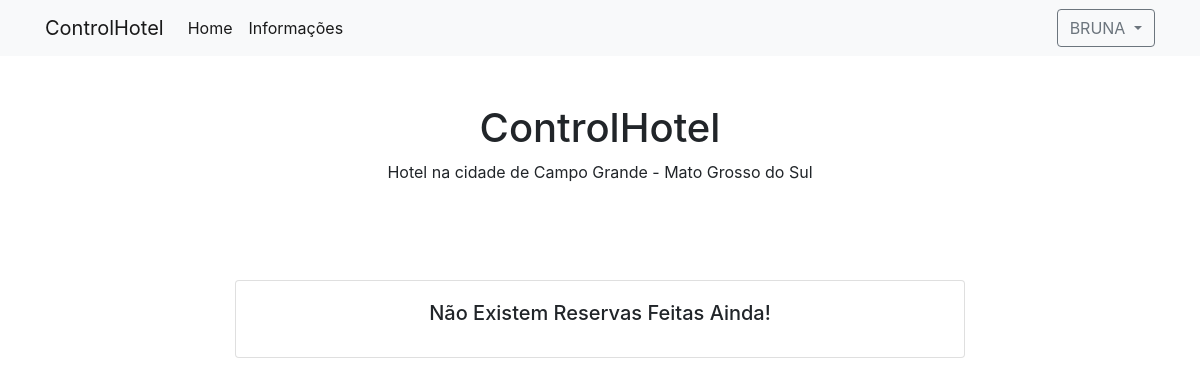
Page /?funcao=telaListaReservas (signed in) on the earlier database version.
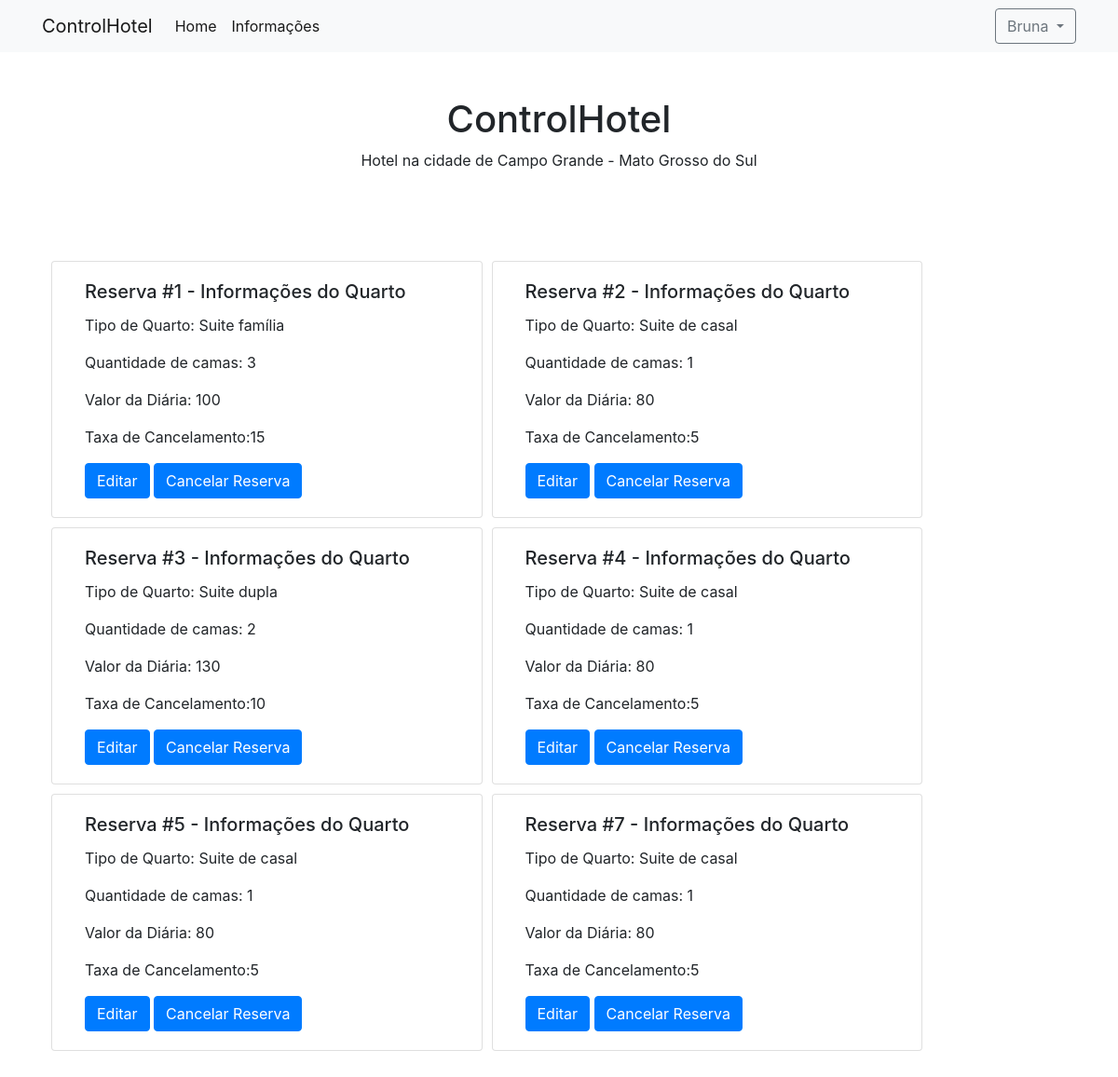
Same page on the later database version.
### tables this page shows
CREATE TABLE Cliente(
  idCliente INTEGER PRIMARY KEY AUTOINCREMENT NOT NULL UNIQUE,
  nome varchar(60) NOT NULL,
  genero varchar(20),
  telefone char(14)NOT NULL,
  dataNasc date NOT NULL,
  pais varchar(20) NOT NULL,
  estado varchar(30) NOT NULL,
  cidade varchar(30) NOT NULL,
  endereco varchar (40),
  email varchar(40) NOT NULL,
  senha varchar(8) NOT NULL
);

CREATE TABLE Reserva(
  idReserva INTEGER PRIMARY KEY AUTOINCREMENT NOT NULL UNIQUE,
  dataEntrada date NOT NULL,
  dataSaida date NOT NULL,
  codCliente int,
  codQuarto int,
FOREIGN KEY(codQuarto) REFERENCES Quarto (idQuarto) on delete restrict on update cascade,
  FOREIGN KEY(codCliente) REFERENCES Cliente (idCliente) on delete restrict on update cascade 
);

CREATE TABLE Quarto(
  idQuarto INTEGER PRIMARY KEY AUTOINCREMENT NOT NULL UNIQUE,
  tipoQuarto varchar(20) NOT NULL,
  valorDiaria double NOT NULL,
  qtdOcupacao int NOT NULL,
  taxaCancelamento double
);

### index.php (called while the page is built, shortened)
<?php
    require_once 'controller/Controle.php';
    $controller = new Controle();
    $controller->init();
?>

### model/AbstractFactory.php (called while the page is built, shortened)
<?php
abstract class AbstractFactory{
    public function __construct() {
        try {
            $this->db = new PDO("sqlite:model/bd/controlhotel.sqlite");
        } catch (PDOException $exception) {
            echo $exception->getMessage();
        } catch (Exception $exception) {
            echo $exception->getMessage();
        }
    }
    protected function queryRowsToListOfObjects(PDOStatement $result, $nameObject): array {
        $list = array();
        $r = $result->fetchAll(PDO::FETCH_NUM);
        foreach ($r as $row) {
            $ref = new ReflectionClass($nameObject);
            $list[] = $ref->newInstanceArgs($row);
        }
        return $list;
    }
}
?>

### model/HotelFactory.php (called while the page is built, shortened)
<?php
    require_once("Reserva.php");
    require_once("Quarto.php");
    require_once("Cliente.php");
    require_once("AbstractFactory.php");
class HotelFactory extends AbstractFactory{
    public function listarReservas($codigoCliente): array{
        $codCliente =$codigoCliente;
		$sql = "SELECT * FROM Reserva WHERE codCliente='".$codCliente."'";
		try {
			$resultRows = $this->db->query($sql);
			$resultObject = $this->queryRowsToListOfObjects($resultRows, "Reserva");
			return $resultObject;
		} catch (Exception $exc) {
			echo $exc->getMessage();
			$resultObject = array();
		}
    }
    public function getCliente($param): Cliente {
        $sql = "SELECT * FROM Cliente WHERE idCliente='" . $param . "'";
		try {
			$resultRows = $this->db->query($sql);
			$resultObject = $this->queryRowsToListOfObjects($resultRows, "Cliente");
		} catch (Exception $exc) {
			echo $exc->getMessage();
			$resultObject = null;
		}
		return $resultObject[0];
    }
    public function buscarQuartoPorId(int $idQuarto): array{
        $sql = "SELECT * FROM Quarto WHERE idQuarto ='". $idQuarto. "'";
        try{
            $resultRows = $this->db->query($sql);
            $resultObject = $this->queryRowsToListOfObjects($resultRows,"Quarto");
            return $resultObject;
        }catch(Exception $exc){
            echo $exc->getMessage();
            $resultObject = array();
        }
    }
}
?>

### model/Cliente.php (called while the page is built, shortened)
<?php
class Cliente{
    private $idCliente;
    private $nome;
    public function __construct(string $idCliente="",string $nome, string $genero, string $telefone, string $dataNasc,string $pais, string $estado, string $cidade, string $endereco, string $email, string $senha){
        $this->idCliente = $idCliente;
        $this->nome = $nome;
    }
    public function getIdCliente():string{
        return $this->idCliente;
    }
    public function getNome():string{
        return $this->nome;
    }
}
?>

### model/Reserva.php (called while the page is built, shortened)
<?php
require_once("Quarto.php");
class Reserva{
    private $idReserva;
    private $objQuarto;
    public function __construct(string $idReserva="",string $dataEntrada,
    string $dataSaida, int $codCliente, int $codQuarto){
        $this->idReserva = $idReserva;
    }
    public function getIdReserva():string{
        return $this->idReserva;
    }
    public function setObjQuarto(Quarto $quarto){
        $this->objQuarto = $quarto;
    }
    public function getObjQuarto():Quarto{
        return $this->objQuarto;
    }
}
?>

### model/Quarto.php (called while the page is built, shortened)
<?php
class Quarto{
    private $idQuarto;
    private $valorDiaria;
    private $taxaCancelamento;
    private $qtdOcupacao;
    private $tipoQuarto;
    public function __construct(string $idQuarto="",  string $tipoQuarto,
    float $valorDiaria,int $qtdOcupacao, float $taxaCancelamento){
        $this->idQuarto = $idQuarto;
        $this->tipoQuarto = $tipoQuarto;
        $this->valorDiaria = $valorDiaria;
        $this->qtdOcupacao = $qtdOcupacao;
        $this->taxaCancelamento = $taxaCancelamento;
    }
    public function getIdQuarto():string{
        return $this->idQuarto;
    }
    public function getValorDiaria():float{
        return $this->valorDiaria;
    }
    public function getTaxaCancelamento():float{
        return $this->taxaCancelamento;
    }
    public function getQtdOcupacao():int{
        return $this->qtdOcupacao;
    }
    public function getTipoQuarto():string{
        return $this->tipoQuarto;
    }
}
?>

### view/listaReserva.php (the view, shortened to what this page needs)
<?php
require("header.php");
?>
<?php   if (isset($listaReserva) && count($listaReserva) >= 1) {
               ?>
                <div class="container">
                    <div class="row justify-content-center mb-5 mt-5">
                        <div class="col-md-12 justify-content-center mb-12 mt-12">
                <?php    foreach($listaReserva as $reserva){
                        $q = $reserva->getObjQuarto();
                        ?>
                            <div class="card col-md-5" style="float:left;  margin-left: 10px; margin-bottom: 10px;;">
                                <div class="card-body">
                                    <h5 class="card-title">Reserva #<?php echo $reserva->getIdReserva(); ?> - Informações do Quarto</h5>
                                    <p class="card-text">Tipo de Quarto: <?php
                                    $tipoQuarto = $q->getTipoQuarto();
                                    switch($tipoQuarto){
                                        case "suitedupla":
                                            echo "Suite dupla";
                                            break;
                                        case "suitecasal":
                                            echo "Suite de casal";
                                            break;
                                        case "suitefamilia":
                                            echo "Suite família";
                                            break;
                                    }
                                    ?></p>
                                    <p class="card-text">Quantidade de camas: <?php echo $q->getQtdOcupacao() ?></p>
                                    <p class="card-text">Valor da Diária: <?php echo $q->getValorDiaria()?></p>
                                    <p class="card-text">Taxa de Cancelamento:<?php echo $q->getTaxaCancelamento()?></p>
                                    <p class="card-text">
                                    <a class="btn btn-primary" <?php echo "href=\"?funcao=editarReserva&idReserva=".$reserva->getIdReserva()."&codQuarto=".$q->getIdQuarto()."\"" ?>>Editar</a>
                                    <a class="btn btn-primary" <?php echo "href=\"?funcao=cancelarReserva&idReserva=".$reserva->getIdReserva()."\"" ?>>Cancelar Reserva</a>
                                    </p>
                                </div>
                            </div>
                        <?php } ?>
                        </div>
                    </div>
                </div>
<?php
        }else{ ?>
            <div class="container">
                <div class="row justify-content-center mb-5 mt-5">
                    <div class="col-sm-12 col-md-10 col-lg-8">
                        <div class="card" >
                            <div class="card-body">
                                <h5 class="card-title" style="text-align:center">Não Existem Reservas Feitas Ainda!</h5>
                            </div>
                        </div>
                    </div>
                </div>
            </div>
    <?php } ?>
    </body>
</html>

### controller/Controle.php (shortened to what this page needs)
<?php
require_once("model/Reserva.php");
require_once("model/Cliente.php");
require_once("model/HotelFactory.php");
class Controle{
    private $factory;
    private $cliente;
    public function __construct(){
        $this->factory = new HotelFactory();
    }
    public function init(){
        if(isset($_GET['funcao'])){
            $f= $_GET['funcao'];
        }else{
            $f= "";
        }
        $this->setCliente();
        switch($f){
            case 'telaListaReservas':
            $this->telaListaReservas();
            break;
        }
    }
    public function setCliente(){
        if(isset($_SESSION["idCliente"])){
            $this->cliente = $this->factory->getCliente($_SESSION["idCliente"]);
        }else{
            $this->cliente = null;
        }
    }
    public function telaListaReservas(){
        $cliente = $this->cliente;
        $idCliente = $cliente->getIdCliente();
        try{
            $listaReserva = $this->factory->listarReservas($idCliente);
            if(count($listaReserva) > 0){
                foreach ($listaReserva as $reserva) {
                    $objQuartoTemp = $this->factory->buscarQuartoPorId($reserva->getCodQuarto())[0];
                }
            }else{
                throw new Exception("Não existem reservas feitas ainda!");
                require 'view/listaReserva.php';
            }
            require 'view/listaReserva.php';
            unset($listaReserva);
        }catch(Exception $e){
            require 'view/listaReserva.php';
        }
    }
}

### view/header.php (shortened to what this page needs)
<!DOCTYPE html>
<html lang="pt-br">
    <head>
        <link rel="stylesheet" href="view/css/style.css" type="text/css">
        <link rel="stylesheet" href="https://stackpath.bootstrapcdn.com/bootstrap/4.1.3/css/bootstrap.min.css">
    </head>
    <body>
            <div class="text-center" style="margin-bottom:0">
                <nav class="navbar navbar-expand-lg navbar-light bg-light mb-5">
                    <div class="container">
                        <a class="navbar-brand" href="?funcao=home">ControlHotel</a>
                        <div class="collapse navbar-collapse" id="navbarText">
                            <ul class="navbar-nav mr-auto">
                                <li class="nav-item active">
                                    <a class="nav-link" href="?funcao=home">Home</a>
                                </li>
                                <li class="nav-item active">
                                    <a class="nav-link" href="?funcao=telaSobreHotel">Informações</a>
                                </li>
                            </ul>
                            <ul class="nav navbar-nav flex-row justify-content-between ml-auto">
                                <li class="dropdown order-1">
                                    <?php if($cliente == null){ ?>
                                        <a href="?funcao=telaLogin&amp;tipoQuarto=1" class="btn btn-outline-primary mt-3">Entrar</a>
                                    <?php }else{ ?>
                                        <button type="button" id="dropdownMenu1" data-toggle="dropdown" class="btn btn-outline-secondary dropdown-toggle">
                                        <?php
                                        echo explode(' ',trim($cliente->getNome()))[0];
                                        ?><span class="caret"></span>
                                    </button>
                                </li>
                                    <?php } ?>
                            </ul>
                        </div>
                    </div>
                </nav>
                <h1>ControlHotel</h1>
                <p>Hotel na cidade de Campo Grande - Mato Grosso do Sul</p>
            </div>

Differences in the rows shown:
changed cliente: nome "BRUNA" → "Bruna"
added reserva: idReserva "1", shows "Suite família", codQuarto.qtdOcupacao "3", codQuarto.valorDiaria "100", codQuarto.taxaCancelamento "15"
added reserva: idReserva "2", shows "Suite de casal", codQuarto.qtdOcupacao "1", codQuarto.valorDiaria "80", codQuarto.taxaCancelamento "5"
added reserva: idReserva "3", shows "Suite dupla", codQuarto.qtdOcupacao "2", codQuarto.valorDiaria "130", codQuarto.taxaCancelamento "10"
added reserva: idReserva "4", shows "Suite de casal", codQuarto.qtdOcupacao "1", codQuarto.valorDiaria "80", codQuarto.taxaCancelamento "5"
added reserva: idReserva "5", shows "Suite de casal", codQuarto.qtdOcupacao "1", codQuarto.valorDiaria "80", codQuarto.taxaCancelamento "5"
added reserva: idReserva "7", shows "Suite de casal", codQuarto.qtdOcupacao "1", codQuarto.valorDiaria "80", codQuarto.taxaCancelamento "5"
Other differences:
text no longer shown: "Não Existem Reservas Feitas Ainda!"
